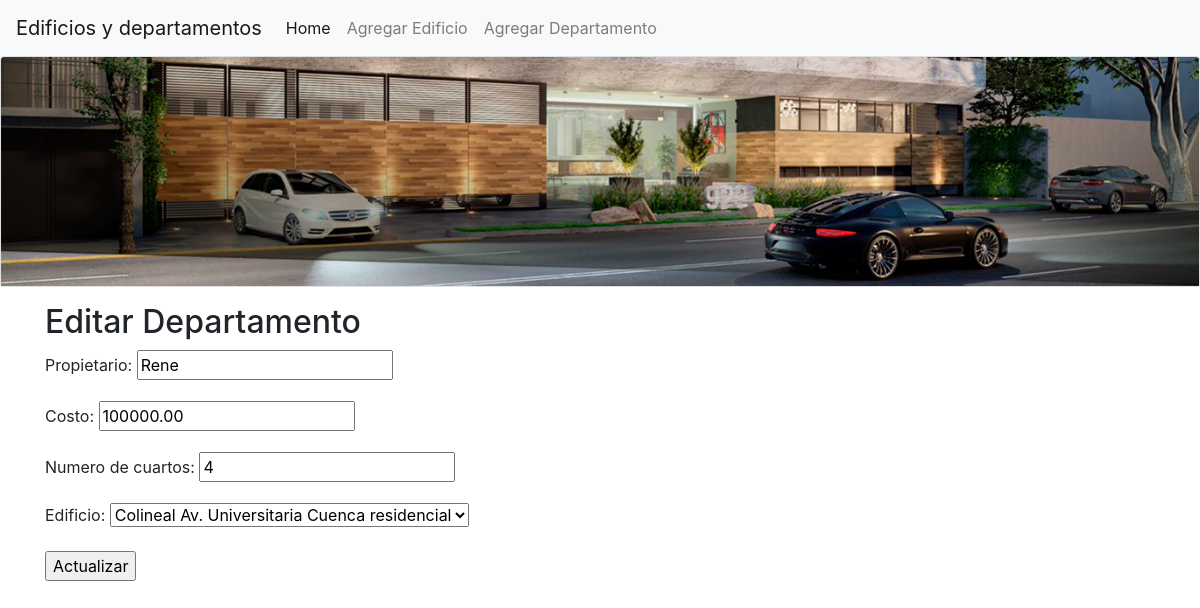
Page /editar/departamento/11 on the committed database.
### administrativo/models.py (models this page shows, shortened)
class Departamento(models.Model):
    propietario = models.CharField(max_length=100)
    costo = models.DecimalField(max_digits=100, decimal_places=2)
    numCuartos = models.IntegerField("numero de cuartos")
    edificio = models.ForeignKey(Edificio, on_delete=models.CASCADE,
            related_name="departamentos")

### administrativo/views.py (the view)
# urls.py: path('editar/departamento/<int:id>', views.editarDepartamento,
def editarDepartamento(request, id):
    departamento = Departamento.objects.get(pk=id)
    if request.method=='POST':
        formulario = DepartamentoForm(request.POST, instance=departamento)
        print(formulario.errors)
        if formulario.is_valid():
            formulario.save()
            return redirect(index)
    else:
        formulario = DepartamentoForm(instance=departamento)
    diccionario = {'formulario': formulario}
    return render(request, 'editarDepartamento.html', diccionario)

### administrativo/forms.py
class DepartamentoForm(ModelForm):
    class Meta:
        model = Departamento
        fields = ['propietario', 'costo', 'numCuartos', 'edificio']

### administrativo/models.py (called while the page is built)
    def __str__(self):
        return "%s %s %s %s" % (self.nombre,
                self.direccion,
                self.ciudad,
                self.tipo)

### administrativo/templates/editarDepartamento.html (shortened to what this page needs)
{% extends "master.html" %}
{% block content %}
<div class="container">
  <h2>Editar Departamento</h3>
    <form action="" method="post">
      {{formulario.as_p}}
      <p><input type='submit' value='Actualizar' /></p>
    </form>
</div>
{% endblock %}

### rows in the picture
Departamento: propietario "Rene", costo "100000.00", numCuartos "4", edificio "Colineal Av. Universitaria Cuenca residencial"
